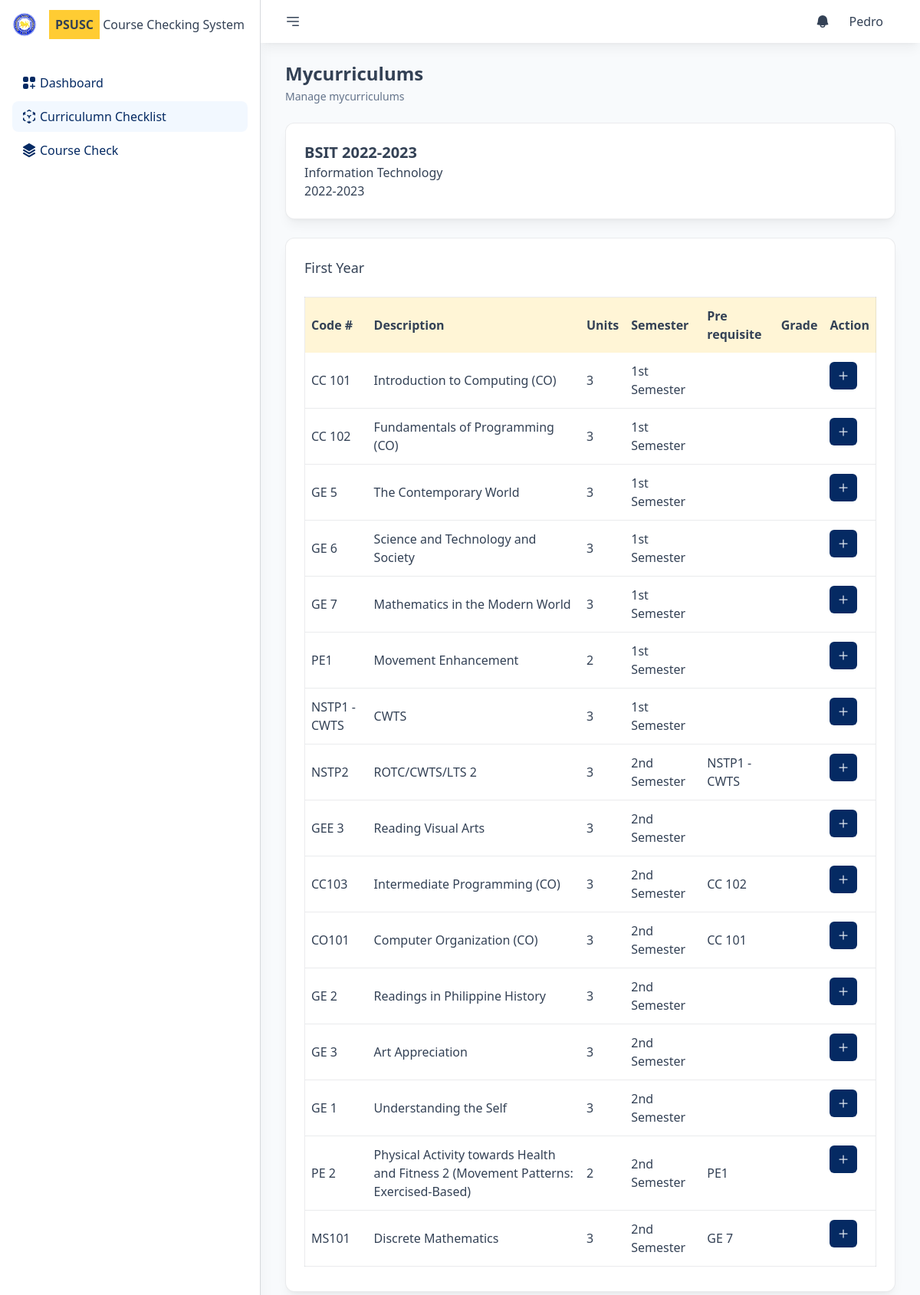
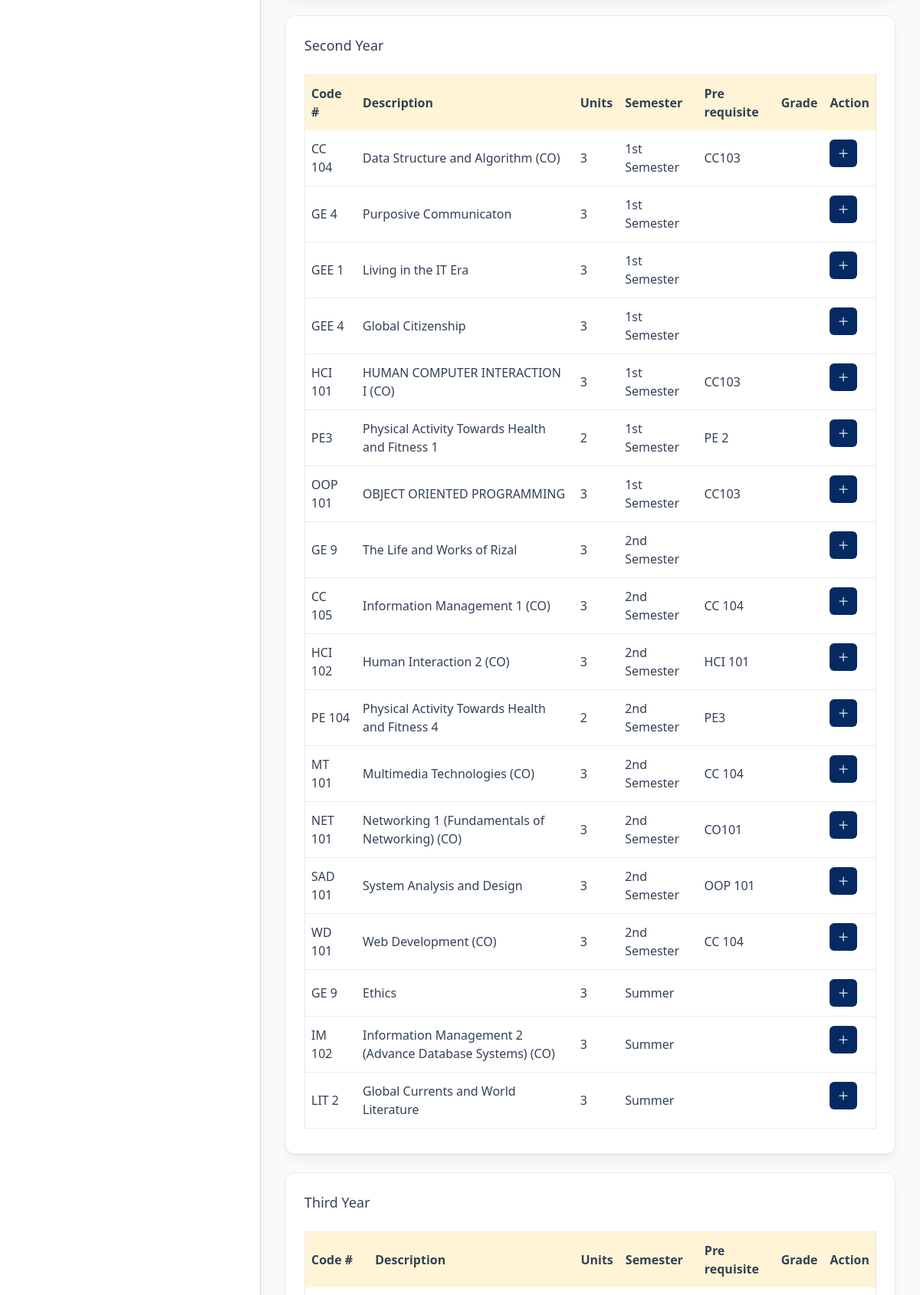
Page /mycurriculums (signed in, upper part) on the committed database (2 pictures, top to bottom).
### tables this page shows
CREATE TABLE `students` (
  `id` int(11) NOT NULL,
  `studNo` varchar(50) NOT NULL,
  `fname` varchar(150) NOT NULL,
  `lname` varchar(150) NOT NULL,
  `mname` varchar(150) NOT NULL,
  `email` varchar(150) NOT NULL,
  `courseId` int(11) NOT NULL,
  `currId` int(11) NOT NULL,
  `password` varchar(150) NOT NULL
);

CREATE TABLE `curriculums` (
  `id` int(11) NOT NULL,
  `name` varchar(150) NOT NULL,
  `course_id` int(11) NOT NULL,
  `sy` varchar(50) NOT NULL
);

CREATE TABLE `courses` (
  `id` int(11) NOT NULL,
  `course` varchar(150) NOT NULL,
  `description` varchar(300) NOT NULL
);

CREATE TABLE `schoolyears` (
  `id` int(11) NOT NULL,
  `schoolyear` varchar(50) NOT NULL,
  `status` varchar(50) NOT NULL
);

CREATE TABLE `yearlevels` (
  `id` int(11) NOT NULL,
  `year` varchar(50) NOT NULL
);

CREATE TABLE `subjects` (
  `id` int(11) NOT NULL,
  `subjectCode` varchar(150) NOT NULL,
  `description` text NOT NULL,
  `units` int(11) NOT NULL
);

CREATE TABLE `semesters` (
  `id` int(11) NOT NULL,
  `sem` varchar(50) NOT NULL
);

CREATE TABLE `curriculumdetails` (
  `id` int(11) NOT NULL,
  `currId` int(11) NOT NULL,
  `subId` int(11) NOT NULL,
  `yearId` int(11) NOT NULL,
  `semId` int(11) NOT NULL
);

### public/pages/std/checklists.php (the view, shortened to what the rows shown need)
<?php
require_once(TEMPLATE_PATH . "/header.php");
require_once(TEMPLATE_PATH . "/nav.php");
?>
<div class="px-8">
    <div class="bg-white p-6 rounded-xl shadow-lg shadow-black/5 border border-slate-700/10 mb-6">
        <h2 class="text-xl font-bold"><?= $curriculum->getName() ?></h2>
        <p><?= $curriculum->getCourse()->getDescription() ?></p>
        <p><?= $curriculum->getSyDet()->getSchoolyear() ?></p>
    </div>
    <?php
    foreach ($yearlevels as $year) :
        $y = $year['yearlevels'];
        $s = $year['subjects'];
    ?>
        <div class="bg-white p-6 rounded-xl shadow-lg shadow-black/5 border border-slate-700/10 mb-6">
            <h2 class="text-lg text-slate-700 mb-6"><?= $y->getYear() ?></h2>
            <table class="w-full border border-slate-700/10 mb-2">
                <thead>
                    <tr class="bg-accent/20 text-left ">
                        <th class="px-2 py-3">Code #</th>
                        <th class="px-2 py-3">Description</th>
                        <th class="px-2 py-3">Units</th>
                        <th class="px-2 py-3">Semester</th>
                        <th class="px-2 py-3">Pre requisite</th>
                        <th class="px-2 py-3">Grade</th>
                        <th class="px-2 py-3">Action</th>
                    </tr>
                </thead>
                <tbody class="divide-y divide-slate-700/10 " id="tableBody">
                    <?php
                    foreach ($s as $subject) :
                        $grade = $subject->getGradesByStudent($_SESSION['user_id']);
                        $grades = array();
                        $iscofirmed = 2;
                        if (!empty($grade)) {
                            foreach ($grade as $g) {
                                $grades[] = $g->getGrade();
                                $iscofirmed = $g->getIsConfirmed();
                            }
                        } else {
                            $iscofirmed = 2;
                        }
                        $prereq = $subject->getPreReqs();
                        $prereqs = [];
                        foreach ($prereq as $pp) {
                            $prereqs[] = $pp->getCode();
                        }
                    ?>
                        <tr class="transition-all">
                            <td class="px-2 py-3"><?= $subject->getSubject()->getSubjectCode() ?></td>
                            <td class="px-2 py-3"><?= $subject->getSubject()->getDescription() ?></td>
                            <td class="px-2 py-3"><?= $subject->getSubject()->getUnits() ?></td>
                            <td class="px-2 py-3"><?= $subject->getSem()->getSem() ?></td>
                            <td class="px-2 py-3">
                                <?= implode(", ", $prereqs); ?>
                            </td>
                            <td class="px-2 py-3"><?= implode(" / ", $grades) ?></td>
                            <td class="px-2 py-3 flex flex-row item-center gap-2">
                                <?php
                                if ($iscofirmed != 1) {
                                ?>
                                    <a href="#" title="Add Grade" data-remote="/grades/create/<?= $subject->getId() ?>" data-size="w-full md:w-2/5 lg:w-1/5" class="pop bg-brand-dark hover:bg-brand-light transition-all text-slate-200 p-2 rounded-md">
                                        <svg xmlns="http://www.w3.org/2000/svg" fill="none" viewBox="0 0 24 24" stroke-width="1.5" stroke="currentColor" class="w-5 h-5">
                                            <path stroke-linecap="round" stroke-linejoin="round" d="M12 6v12m6-6H6" />
                                        </svg>
                                    </a>
                                <?php } ?>
                            </td>
                        </tr>
                    <?php
                    endforeach;
                    ?>
                </tbody>
            </table>
        </div>
    <?php
    endforeach;
    ?>
</div>
<?php
require_once(TEMPLATE_PATH . "/footer.php");
?>

### public/template/nav.php (shortened to what the rows shown need)
<div class="relative h-screen overflow-y-auto flex-auto flex gap-6 flex-col">
    <div class="sticky top-0 px-8 py-2 flex flex-row justify-between items-center bg-white shadow-lg shadow-black/5">
        <div class="flex flex-row gap-4 p-2 items-center">
            <div class="relative group">
                <a href="#" class="p-2">
                    <?= $userdata->getFname() ?>
                </a>
            </div>
        </div>
    </div>
    <div class="px-8">
        <h2 class="text-2xl font-semibold mb-1"><?= ucfirst($GLOBALS['currentpage']) ?></h2>
    </div>

### rows in the picture
students: fname "Pedro"
curriculums: name "BSIT 2022-2023"
courses: description "Information Technology"
schoolyears: schoolyear "2022-2023"
yearlevels: year "First Year", subjects.subjectCode "CC 101", Description "Introduction to Computing (CO)", Units "3", semesters.sem "1st Semester"
curriculumdetails: subjects.subjectCode "CC 102", Description "Fundamentals of Programming (CO)", Units "3", Sem "1st Semester"
curriculumdetails: subjects.subjectCode "GE 5", Description "The Contemporary World", Units "3", Sem "1st Semester"
curriculumdetails: subjects.subjectCode "GE 6", Description "Science and Technology and Society", Units "3", Sem "1st Semester"
curriculumdetails: subjects.subjectCode "GE 7", Description "Mathematics in the Modern World", Units "3", Sem "1st Semester"
curriculumdetails: subjects.subjectCode "PE1", Description "Movement Enhancement", Units "2", Sem "1st Semester"
curriculumdetails: subjects.subjectCode "NSTP1 - CWTS", Description "CWTS", Units "3", Sem "1st Semester"
curriculumdetails: subjects.subjectCode "NSTP2", Description "ROTC/CWTS/LTS 2", Units "3", semesters.sem "2nd Semester", prereqs "NSTP1 - CWTS"
curriculumdetails: subjects.subjectCode "GEE 3", Description "Reading Visual Arts", Units "3", Sem "2nd Semester"
curriculumdetails: subjects.subjectCode "CC103", Description "Intermediate Programming (CO)", Units "3", Sem "2nd Semester", prereqs "CC 102"
curriculumdetails: subjects.subjectCode "CO101", Description "Computer Organization (CO)", Units "3", Sem "2nd Semester", prereqs "CC 101"
curriculumdetails: subjects.subjectCode "GE 2", Description "Readings in Philippine History", Units "3", Sem "2nd Semester"
curriculumdetails: subjects.subjectCode "GE 3", Description "Art Appreciation", Units "3", Sem "2nd Semester"
curriculumdetails: subjects.subjectCode "GE 1", Description "Understanding the Self", Units "3", Sem "2nd Semester"
curriculumdetails: subjects.subjectCode "PE 2", Description "Physical Activity towards Health and Fitness 2 (Movement Patterns: Exercised-Based)", Units "2", Sem "2nd Semester", prereqs "PE1"
curriculumdetails: subjects.subjectCode "MS101", Description "Discrete Mathematics", Units "3", Sem "2nd Semester", prereqs "GE 7"
yearlevels: year "Second Year"
curriculumdetails: subjects.subjectCode "CC 104", Description "Data Structure and Algorithm (CO)", Units "3", Sem "1st Semester", prereqs "CC103"
curriculumdetails: subjects.subjectCode "GE 4", Description "Purposive Communicaton", Units "3", Sem "1st Semester"
curriculumdetails: subjects.subjectCode "GEE 1", Description "Living in the IT Era", Units "3", Sem "1st Semester"
curriculumdetails: subjects.subjectCode "GEE 4", Description "Global Citizenship", Units "3", Sem "1st Semester"
curriculumdetails: subjects.subjectCode "HCI 101", Description "HUMAN COMPUTER INTERACTION I (CO)", Units "3", Sem "1st Semester", prereqs "CC103"
curriculumdetails: subjects.subjectCode "PE3", Description "Physical Activity Towards Health and Fitness 1", Units "2", Sem "1st Semester", prereqs "PE 2"
curriculumdetails: subjects.subjectCode "OOP 101", Description "OBJECT ORIENTED PROGRAMMING", Units "3", Sem "1st Semester", prereqs "CC103"
curriculumdetails: subjects.subjectCode "GE 9", Description "The Life and Works of Rizal", Units "3", Sem "2nd Semester"
curriculumdetails: subjects.subjectCode "CC 105", Description "Information Management 1 (CO)", Units "3", Sem "2nd Semester", prereqs "CC 104"
curriculumdetails: subjects.subjectCode "HCI 102", Description "Human Interaction 2 (CO)", Units "3", Sem "2nd Semester", prereqs "HCI 101"
curriculumdetails: subjects.subjectCode "PE 104", Description "Physical Activity Towards Health and Fitness 4", Units "2", Sem "2nd Semester", prereqs "PE3"
curriculumdetails: subjects.subjectCode "MT 101", Description "Multimedia Technologies (CO)", Units "3", Sem "2nd Semester", prereqs "CC 104"
curriculumdetails: subjects.subjectCode "NET 101", Description "Networking 1 (Fundamentals of Networking) (CO)", Units "3", Sem "2nd Semester", prereqs "CO101"
curriculumdetails: subjects.subjectCode "SAD 101", Description "System Analysis and Design", Units "3", Sem "2nd Semester", prereqs "OOP 101"
curriculumdetails: subjects.subjectCode "WD 101", Description "Web Development (CO)", Units "3", Sem "2nd Semester", prereqs "CC 104"
curriculumdetails: subjects.subjectCode "GE 9", Description "Ethics", Units "3", Sem "Summer"
curriculumdetails: subjects.subjectCode "IM 102", Description "Information Management 2 (Advance Database Systems) (CO)", Units "3", Sem "Summer"
curriculumdetails: subjects.subjectCode "LIT 2", Description "Global Currents and World Literature", Units "3", Sem "Summer"
yearlevels: year "Third Year"

### other values in the picture
$GLOBALS['currentpage'] "Mycurriculums"
$GLOBALS['currentpage'] "mycurriculums"
